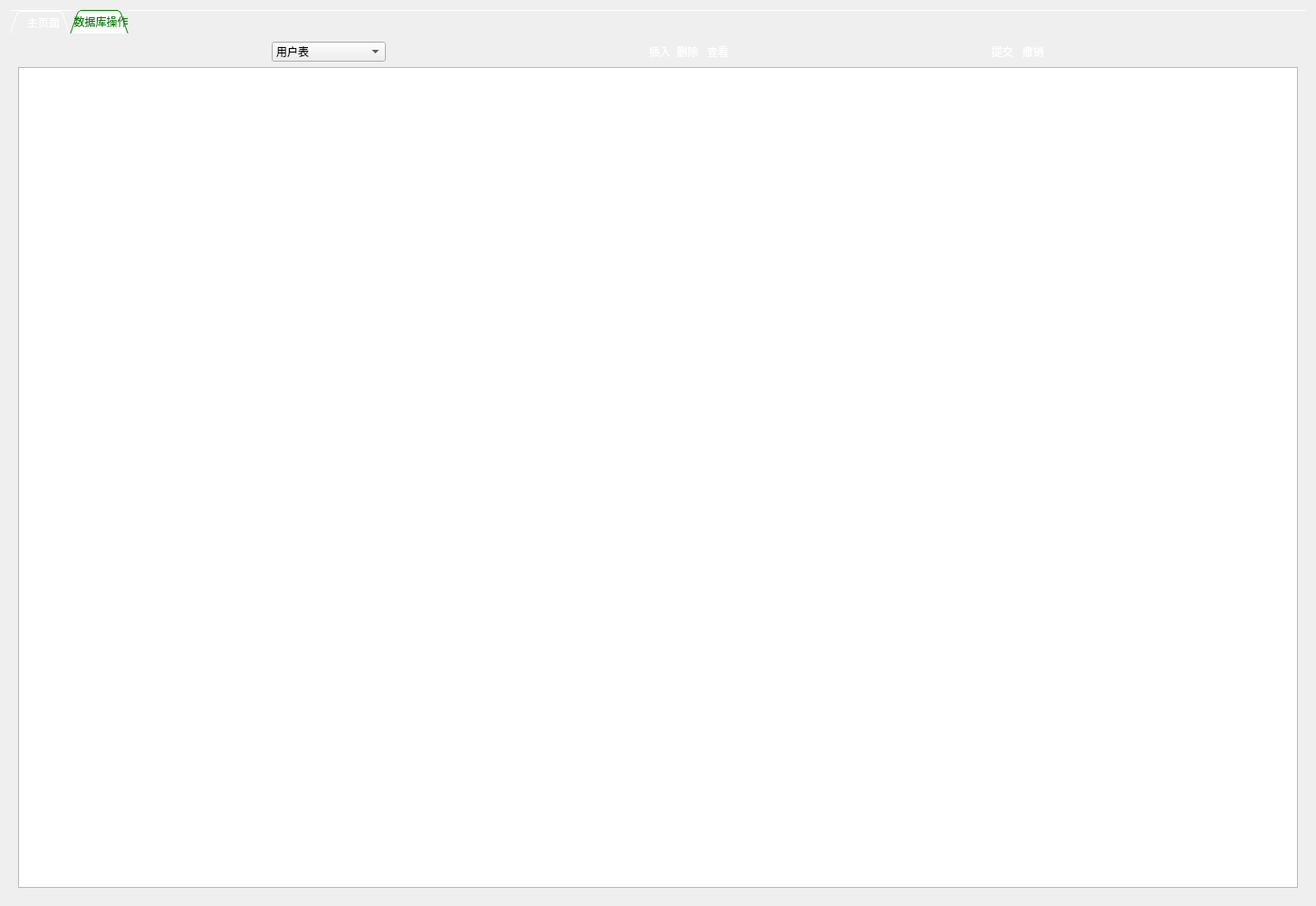
<?xml version="1.0" encoding="UTF-8"?>
<ui version="4.0">
 <class>Widget</class>
 <widget class="QWidget" name="Widget">
  <property name="geometry">
   <rect>
    <x>0</x>
    <y>0</y>
    <width>1453</width>
    <height>1000</height>
   </rect>
  </property>
  <property name="sizePolicy">
   <sizepolicy hsizetype="Preferred" vsizetype="Preferred">
    <horstretch>0</horstretch>
    <verstretch>0</verstretch>
   </sizepolicy>
  </property>
  <property name="maximumSize">
   <size>
    <width>16777215</width>
    <height>16777215</height>
   </size>
  </property>
  <property name="windowTitle">
   <string>Widget</string>
  </property>
  <property name="styleSheet">
   <string notr="true">
font: 12pt &quot;宋体&quot;;

QComboBox {

color:rgb(255, 255, 255);
border-radius:0px;
background-color: rgba(255, 255, 255,0);
background-repeat:no-repeat;
border:none;
background-position:center center;



}



QPushButton
{
color:rgb(255, 255, 255);
border-radius:0px;
background-color: rgba(255, 255, 255,0);
background-repeat:no-repeat;
border:none;
background-position:center center;

}
QPushButton:hover{
	background-color: rgb(255, 255, 255,100);
}
QPushButton:pressed{
background-color: rgba(95, 95, 95,100);
border-color:rgba(255,255,255,30);
border-style:inset;
color:rgb(255, 255, 255);
}


</string>
  </property>
  <layout class="QGridLayout" name="gridLayout_3">
   <item row="0" column="0">
    <layout class="QGridLayout" name="gridLayout"/>
   </item>
   <item row="1" column="1">
    <widget class="QTabWidget" name="pr_rwz">
     <property name="sizePolicy">
      <sizepolicy hsizetype="Expanding" vsizetype="Expanding">
       <horstretch>0</horstretch>
       <verstretch>0</verstretch>
      </sizepolicy>
     </property>
     <property name="autoFillBackground">
      <bool>true</bool>
     </property>
     <property name="styleSheet">
      <string notr="true">
QTabWidget::pane{
	border:none;
}
QTabWidget::tab-bar{
        alignment:left;
}
QTabBar::tab{
	background:transparent;
	color:white;
	min-width:30ex;
	min-height:10ex;
}
QTabBar::tab:hover{
	background:rgb(255, 255, 255);
}
QTabBar::tab:selected{
	border-color: white;
	background:white;
	color:green;
}


font: 12pt &quot;宋体&quot;;
QComboBox {

color:rgb(255, 255, 255);
border-radius:0px;
background-color: rgba(255, 255, 255,0);
background-repeat:no-repeat;
border:none;
background-position:center center;



}


QPushButton
{
color:rgb(255, 255, 255);
background: transparent; 
border-radius:0px;



 

}
QPushButton:hover{
	background-color: rgb(255, 255, 255,100);
}
QPushButton:pressed{
background-color: rgba(95, 95, 95,100);
border-color:rgba(255,255,255,30);
border-style:inset;
color:rgb(255, 255, 255);
}


</string>
     </property>
     <property name="tabShape">
      <enum>QTabWidget::Triangular</enum>
     </property>
     <property name="currentIndex">
      <number>1</number>
     </property>
     <property name="documentMode">
      <bool>true</bool>
     </property>
     <property name="tabsClosable">
      <bool>false</bool>
     </property>
     <property name="movable">
      <bool>false</bool>
     </property>
     <property name="tabBarAutoHide">
      <bool>false</bool>
     </property>
     <widget class="QWidget" name="menu">
      <property name="styleSheet">
       <string notr="true">QWidget#menu{border-image :url(:/image/3.jpg);}</string>
      </property>
      <attribute name="title">
       <string>  主页面</string>
      </attribute>
      <layout class="QGridLayout" name="gridLayout_4">
       <item row="0" column="0">
        <layout class="QHBoxLayout" name="horizontalLayout_3" stretch="8,1">
         <item>
          <layout class="QVBoxLayout" name="verticalLayout" stretch="6,1">
           <item>
            <widget class="QLabel" name="label_show_vio">
             <property name="enabled">
              <bool>true</bool>
             </property>
             <property name="sizePolicy">
              <sizepolicy hsizetype="Preferred" vsizetype="Preferred">
               <horstretch>0</horstretch>
               <verstretch>0</verstretch>
              </sizepolicy>
             </property>
             <property name="minimumSize">
              <size>
               <width>1280</width>
               <height>720</height>
              </size>
             </property>
             <property name="maximumSize">
              <size>
               <width>65535</width>
               <height>65535</height>
              </size>
             </property>
             <property name="text">
              <string>显示区域</string>
             </property>
            </widget>
           </item>
           <item>
            <layout class="QHBoxLayout" name="horizontalLayout" stretch="0,5">
             <item>
              <widget class="QLabel" name="label">
               <property name="text">
                <string> 识别结果：</string>
               </property>
              </widget>
             </item>
             <item>
              <widget class="QLabel" name="label_show_result">
               <property name="sizePolicy">
                <sizepolicy hsizetype="Preferred" vsizetype="Preferred">
                 <horstretch>0</horstretch>
                 <verstretch>0</verstretch>
                </sizepolicy>
               </property>
               <property name="minimumSize">
                <size>
                 <width>0</width>
                 <height>0</height>
                </size>
               </property>
               <property name="maximumSize">
                <size>
                 <width>65535</width>
                 <height>65535</height>
                </size>
               </property>
               <property name="contextMenuPolicy">
                <enum>Qt::DefaultContextMenu</enum>
               </property>
               <property name="autoFillBackground">
                <bool>false</bool>
               </property>
               <property name="text">
                <string/>
               </property>
               <property name="alignment">
                <set>Qt::AlignLeading|Qt::AlignLeft|Qt::AlignVCenter</set>
               </property>
              </widget>
             </item>
            </layout>
           </item>
          </layout>
         </item>
         <item>
          <layout class="QVBoxLayout" name="verticalLayout_3">
           <item>
            <spacer name="verticalSpacer_3">
             <property name="orientation">
              <enum>Qt::Vertical</enum>
             </property>
             <property name="sizeHint" stdset="0">
              <size>
               <width>20</width>
               <height>40</height>
              </size>
             </property>
            </spacer>
           </item>
           <item>
            <layout class="QVBoxLayout" name="verticalLayout_2" stretch="1,1,1,0,0,0,0">
             <item>
              <widget class="QPushButton" name="image">
               <property name="text">
                <string> 图片</string>
               </property>
              </widget>
             </item>
             <item>
              <spacer name="verticalSpacer_4">
               <property name="orientation">
                <enum>Qt::Vertical</enum>
               </property>
               <property name="sizeType">
                <enum>QSizePolicy::Fixed</enum>
               </property>
               <property name="sizeHint" stdset="0">
                <size>
                 <width>20</width>
                 <height>40</height>
                </size>
               </property>
              </spacer>
             </item>
             <item>
              <widget class="QPushButton" name="video">
               <property name="text">
                <string>视频</string>
               </property>
              </widget>
             </item>
             <item>
              <spacer name="verticalSpacer_2">
               <property name="orientation">
                <enum>Qt::Vertical</enum>
               </property>
               <property name="sizeType">
                <enum>QSizePolicy::Fixed</enum>
               </property>
               <property name="sizeHint" stdset="0">
                <size>
                 <width>20</width>
                 <height>40</height>
                </size>
               </property>
              </spacer>
             </item>
             <item>
              <widget class="QPushButton" name="camera">
               <property name="text">
                <string> 摄像头</string>
               </property>
              </widget>
             </item>
             <item>
              <spacer name="verticalSpacer_6">
               <property name="orientation">
                <enum>Qt::Vertical</enum>
               </property>
               <property name="sizeType">
                <enum>QSizePolicy::Fixed</enum>
               </property>
               <property name="sizeHint" stdset="0">
                <size>
                 <width>20</width>
                 <height>40</height>
                </size>
               </property>
              </spacer>
             </item>
             <item>
              <widget class="QPushButton" name="pushButton">
               <property name="text">
                <string> 关闭视频</string>
               </property>
              </widget>
             </item>
            </layout>
           </item>
           <item>
            <spacer name="verticalSpacer_5">
             <property name="orientation">
              <enum>Qt::Vertical</enum>
             </property>
             <property name="sizeHint" stdset="0">
              <size>
               <width>20</width>
               <height>40</height>
              </size>
             </property>
            </spacer>
           </item>
          </layout>
         </item>
        </layout>
       </item>
      </layout>
     </widget>
     <widget class="QWidget" name="sql">
      <property name="styleSheet">
       <string notr="true">QWidget#sql{border-image :url(:/image/3.jpg);}</string>
      </property>
      <attribute name="title">
       <string> 数据库操作</string>
      </attribute>
      <layout class="QGridLayout" name="gridLayout_2">
       <item row="0" column="0">
        <layout class="QHBoxLayout" name="horizontalLayout_2">
         <item>
          <spacer name="horizontalSpacer_6">
           <property name="orientation">
            <enum>Qt::Horizontal</enum>
           </property>
           <property name="sizeHint" stdset="0">
            <size>
             <width>40</width>
             <height>20</height>
            </size>
           </property>
          </spacer>
         </item>
         <item>
          <widget class="QComboBox" name="Box_Sec_Choose">
           <item>
            <property name="text">
             <string>用户表</string>
            </property>
           </item>
           <item>
            <property name="text">
             <string>车牌表</string>
            </property>
           </item>
           <item>
            <property name="text">
             <string>车辆次数统计信息</string>
            </property>
           </item>
          </widget>
         </item>
         <item>
          <spacer name="horizontalSpacer_5">
           <property name="orientation">
            <enum>Qt::Horizontal</enum>
           </property>
           <property name="sizeHint" stdset="0">
            <size>
             <width>40</width>
             <height>20</height>
            </size>
           </property>
          </spacer>
         </item>
         <item>
          <widget class="QPushButton" name="btn_insert">
           <property name="text">
            <string> 插入</string>
           </property>
          </widget>
         </item>
         <item>
          <widget class="QPushButton" name="btn_delete">
           <property name="text">
            <string>删除</string>
           </property>
          </widget>
         </item>
         <item>
          <widget class="QPushButton" name="btn_select">
           <property name="text">
            <string> 查看</string>
           </property>
          </widget>
         </item>
         <item>
          <spacer name="horizontalSpacer_7">
           <property name="orientation">
            <enum>Qt::Horizontal</enum>
           </property>
           <property name="sizeHint" stdset="0">
            <size>
             <width>40</width>
             <height>20</height>
            </size>
           </property>
          </spacer>
         </item>
         <item>
          <widget class="QPushButton" name="btn_commit">
           <property name="text">
            <string> 提交</string>
           </property>
          </widget>
         </item>
         <item>
          <widget class="QPushButton" name="btn_backout">
           <property name="text">
            <string> 撤销</string>
           </property>
          </widget>
         </item>
         <item>
          <spacer name="horizontalSpacer_8">
           <property name="orientation">
            <enum>Qt::Horizontal</enum>
           </property>
           <property name="sizeHint" stdset="0">
            <size>
             <width>40</width>
             <height>20</height>
            </size>
           </property>
          </spacer>
         </item>
        </layout>
       </item>
       <item row="1" column="0">
        <widget class="QTableView" name="tableView_show_sql">
         <property name="styleSheet">
          <string notr="true">
background: transparent;    

QTableView {
    color: white;                                       /*表格内文字颜色*/
    gridline-color: red;                              /*表格内框颜色*/
    background-color: rgb(108, 108, 108);               /*表格内背景色*/
    alternate-background-color: rgb(64, 64, 64);
    selection-color: white;                             /*选中区域的文字颜色*/
    selection-background-color: rgb(77, 77, 77);        /*选中区域的背景色*/
    border: 2px groove gray;
    border-radius: 0px;
    padding: 2px 4px;
}</string>
         </property>
        </widget>
       </item>
      </layout>
     </widget>
    </widget>
   </item>
  </layout>
 </widget>
 <resources/>
 <connections/>
</ui>
